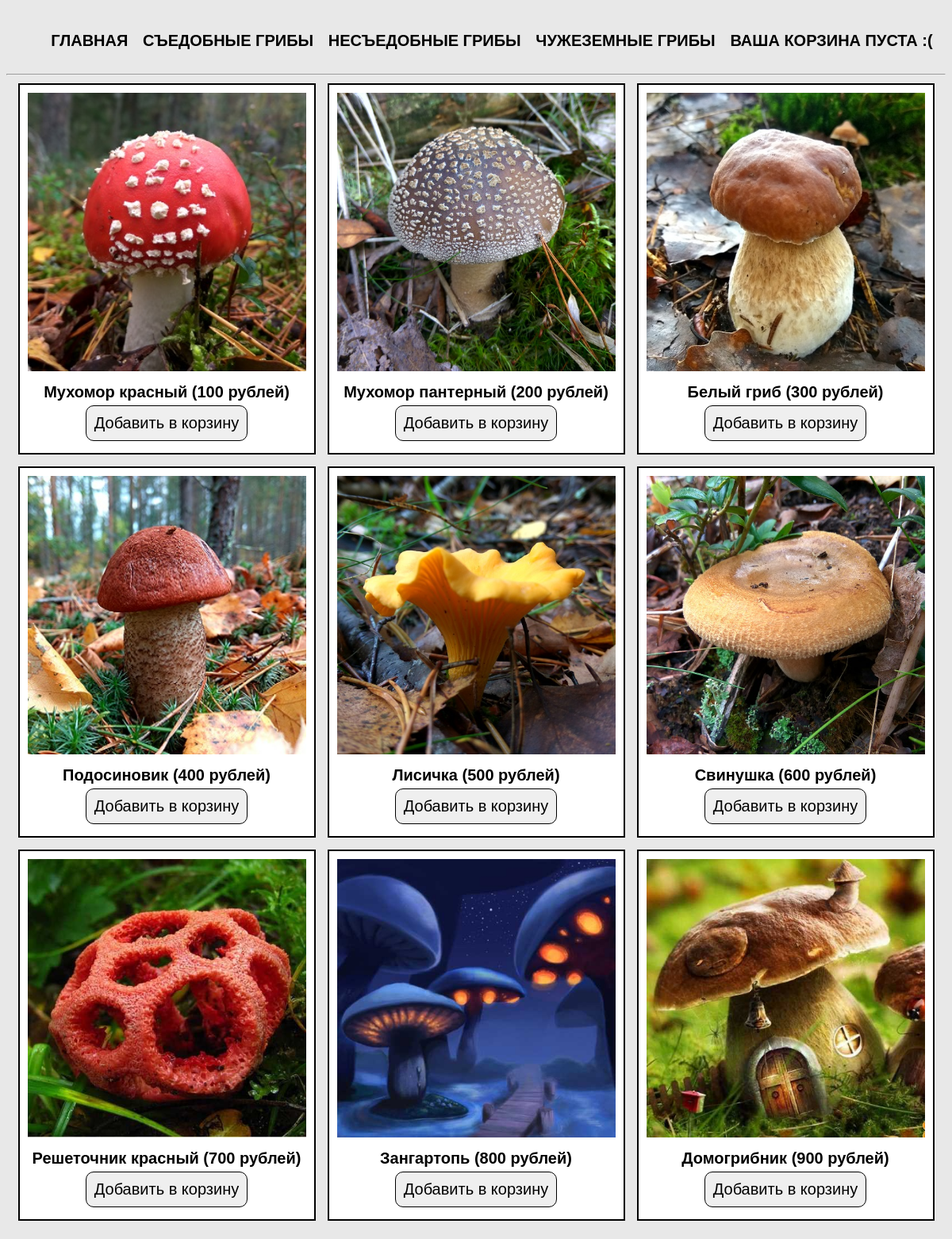
The page / on the database its author committed.
### tables this page shows
CREATE TABLE `cats` (
  `id` int(11) NOT NULL,
  `name` varchar(50) NOT NULL,
  `rus_name` varchar(50) NOT NULL
);

CREATE TABLE `products` (
  `id` int(11) NOT NULL,
  `title` varchar(50) NOT NULL,
  `cat_id` int(11) NOT NULL,
  `price` int(11) NOT NULL,
  `rus_name` varchar(50) NOT NULL,
  `img` varchar(50) NOT NULL,
  `descr` text NOT NULL
);

### index.php (the view)
<?php
    require_once 'parts/header.php';
    if (isset($_GET['cat'])){
        $currentCat = $_GET['cat'];
        $products = $connect->query("SELECT * FROM products
                                     JOIN cats ON cat_id=cats.id AND name='$currentCat'");
        $products = $products->fetchAll(PDO::FETCH_ASSOC);
        if (!$products){
            die("Такой категории не найдено");
        }
    } else {
        $products = $connect->query("SELECT * FROM products");
        $products = $products->fetchAll(PDO::FETCH_ASSOC);
    }
?>
    <div class="main">
        <?
        if ($products){
            foreach ($products as $product) { ?>
                <div class="card">
                    <a href="product.php?product=<?=$product['title'] ?>">
                        <img src="img/<?= $product['img']?>" alt="<?= $product['title']?>">
                    </a>
                    <div class="label"><?= $product['rus_name']?> (<?= $product['price']?> рублей)</div>
                    <?php require ('parts/add-form.php'); ?>
                </div>
            <? };
        } else {
            echo  "<h1 style='text-align: center'>";
            echo 'Данной категории товаров не существует!<br> Выберите другую категорию в меню.';
            echo "</h1>";
        };
        ?>
    </div>
</body>
</html>

### parts/header.php (shortened to what this page needs)
<?php
    require_once 'db/db.php';
    $cats = $connect->query("SELECT * FROM cats");
    $cats = $cats->fetchAll(PDO::FETCH_ASSOC);
?>
<!doctype html>
<html lang="ru">
<head>
    <link rel="stylesheet" href="css/style.css">
</head>
<body>
<nav>
    <ul>
        <li><a href="index.php">Главная</a></li>
        <? foreach ($cats as $cat) {?>
        <li><a href="index.php?cat=<? echo $cat['name']?>"><? echo $cat['rus_name']; ?></a></li>
        <? } ?>
        <li><?php
            if ($_SESSION['totalQuantity']){ ?>
                <a href="cart.php">Корзина <span style="font-weight: 300">(Товаров: <?= $_SESSION['totalQuantity']?> на сумму <?= $_SESSION['totalPrice']?> руб)</span></a>
            <?php } else { ?>
            <a href="#">Ваша корзина пуста :(</a>
            <?php } ?>
        </li>
    </ul>
</nav>
<hr>

### parts/add-form.php (shortened to what this page needs)
<form action="actions/add.php" method="post">
    <input type="submit" value="Добавить в корзину">
</form>

### css/style.css (style rules this page uses)
* { font-family: 'Arial', sans-serif; font-size: 20px; }
body { margin-top: 20px; background-color: #e8e8e8; }
a { text-decoration: none; text-transform: uppercase; color: #000000; -webkit-transition: all .3s; -moz-transition: all .3s; -ms-transition: all .3s; -o-transition: all .3s; transition: all .3s; }
input, button { margin: 5px auto; border: none; padding: 10px; -webkit-transition: all .3s; -moz-transition: all .3s; -ms-transition: all .3s; -o-transition: all .3s; transition: all .3s; }
input[type=submit], button { -webkit-border-radius: 10px; -moz-border-radius: 10px; border-radius: 10px; border: 1px solid black; display: block; cursor: pointer; }
label, .label { margin-top: 10px; font-weight: 700; }
img { width: 100%; }
.main, nav { width: 1170px; margin: auto; display: flex; flex-wrap: wrap; justify-content: space-around; }
nav ul { display: flex; list-style: none; width: 100%; justify-content: space-around; font-weight: 700; }
.card { margin-bottom: 15px; width: 30%; padding: 10px; border: 2px solid black; text-align: center; background-color: #fff; }

### rows shown on the page
cats: rus_name "СЪЕДОБНЫЕ ГРИБЫ"
cats: rus_name "НЕСЪЕДОБНЫЕ ГРИБЫ"
cats: rus_name "ЧУЖЕЗЕМНЫЕ ГРИБЫ"
products: img+title (picture), rus_name "Мухомор красный", price "100"
products: img+title (picture), rus_name "Мухомор пантерный", price "200"
products: img+title (picture), rus_name "Белый гриб", price "300"
products: img+title (picture), rus_name "Подосиновик", price "400"
products: img+title (picture), rus_name "Лисичка", price "500"
products: img (picture), rus_name "Свинушка", price "600"
products: img (picture), rus_name "Решеточник красный", price "700"
products: img+title (picture), rus_name "Зангартопь", price "800"
products: img (picture), rus_name "Домогрибник", price "900"
